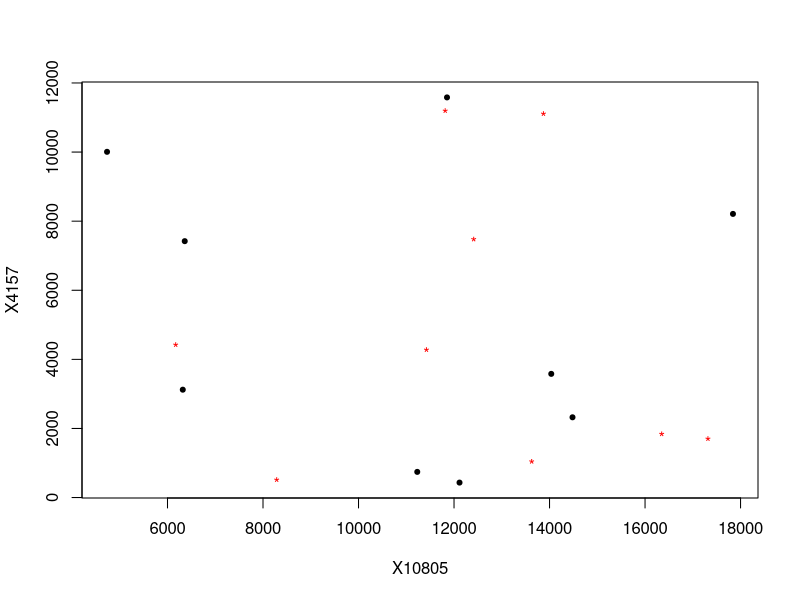
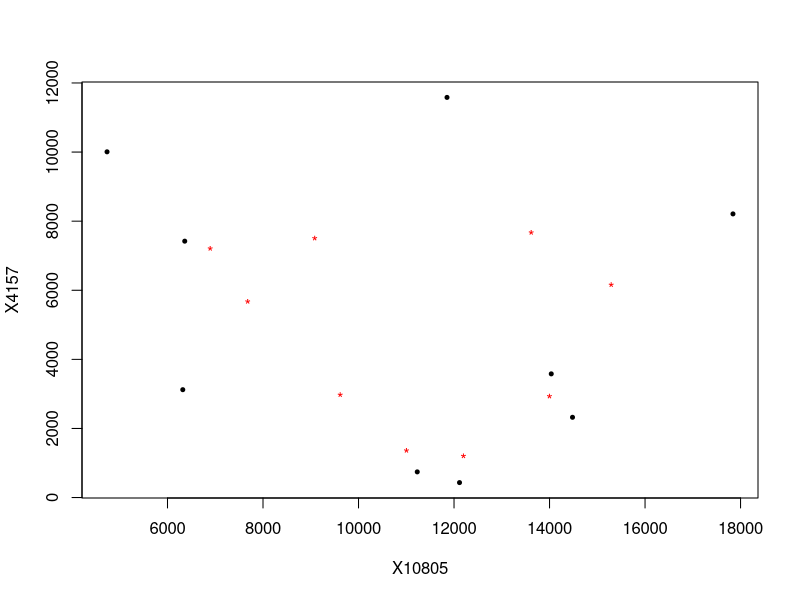
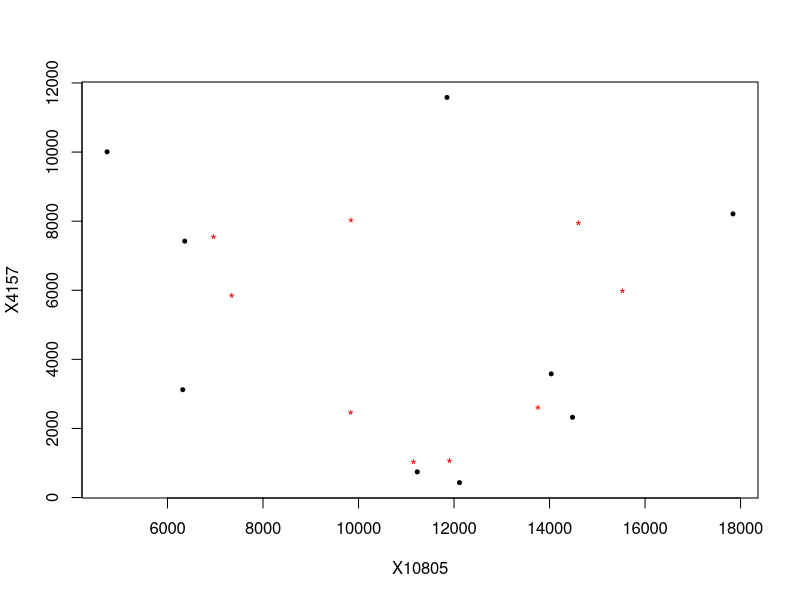
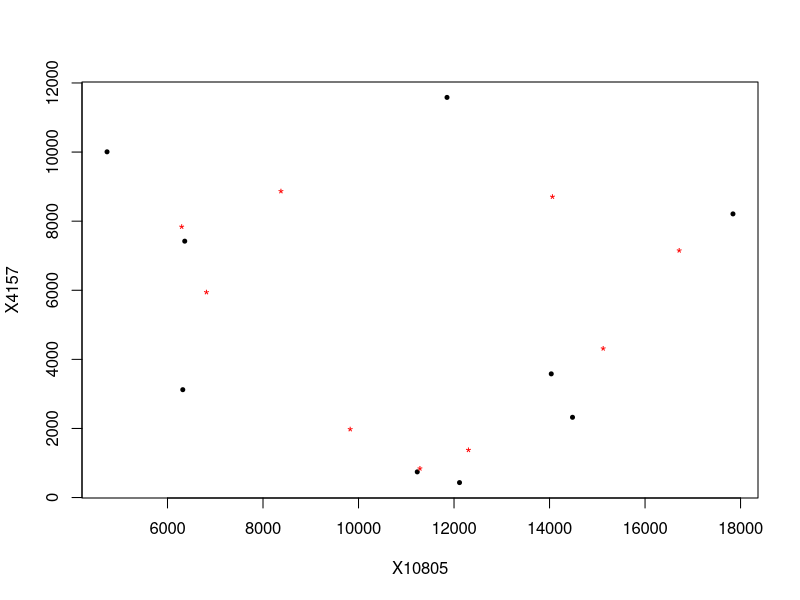
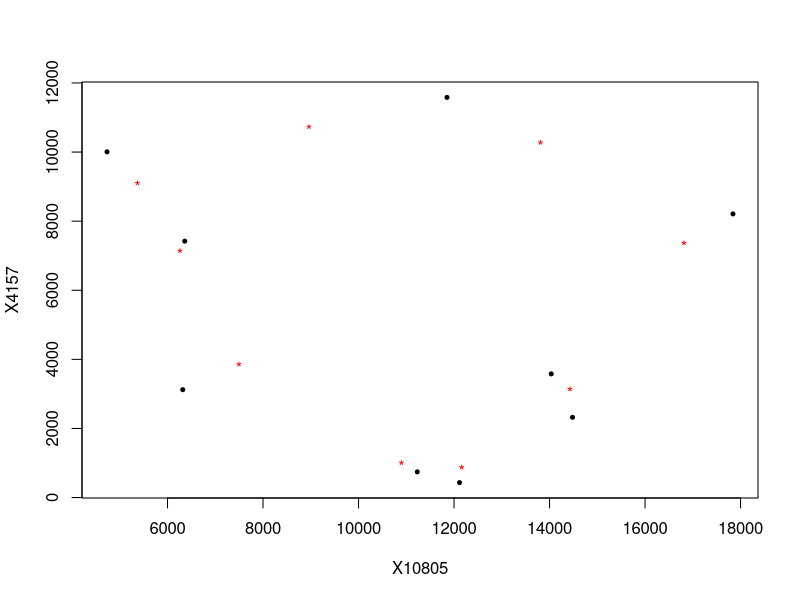
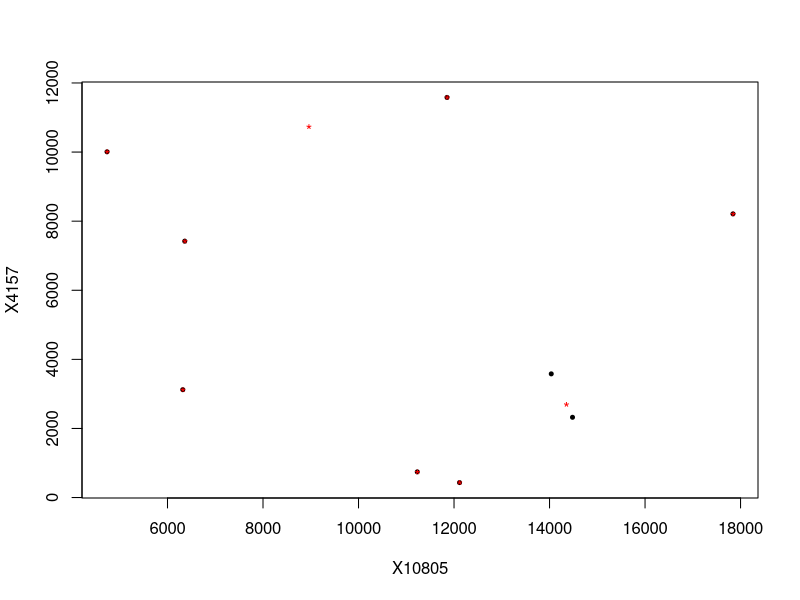
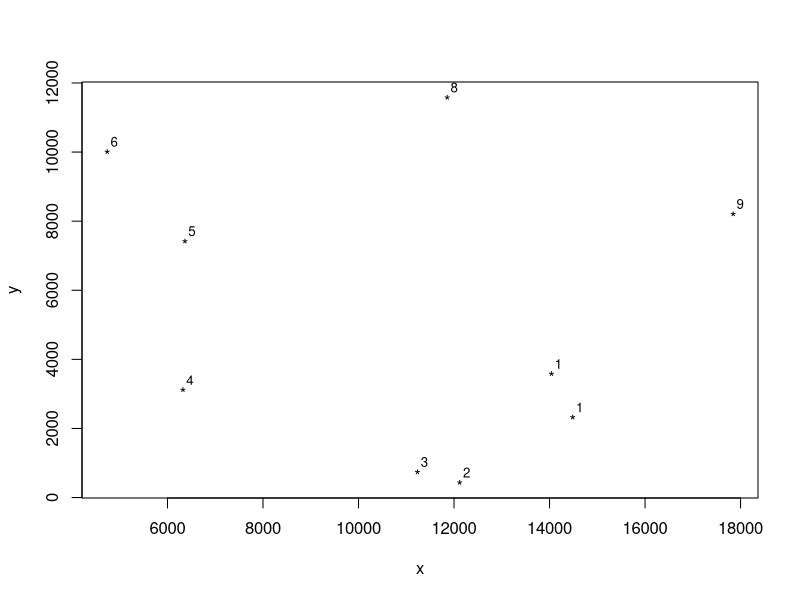

These figures' R source, in order:
#!/usr/bin/env Rscript
# (Class Assignment | Narendra Joshi)
# (Travelling Salesman Problem Using an SOFM)

library(calibrate)

# intial values of parameters
alpha <- 0.89
epochs <- 100
  
# load info about cities
# input csv file has three columns, the last of which
# are coordinates
cities <- read.csv("cities.csv", header=TRUE)
ncities <- length(cities[,1])

# initial neighbourhood order =
# all the neurons
norder <- floor(ncities/2)

# coordinates of the cities
X <- as.matrix(cities[,2:3])

# initial weights of the circular feature map
w <- cbind(runif(ncities, min(X[,1]), max(X[,1])),
           runif(ncities, min(X[,2]), max(X[,2])))

# function for finding norm of a vector
norm <- function(x) {
  return(sqrt(sum(x^2)))
}

# get the value of alpha for a given node
getAlpha <- function(i, iwnode) {
  if (norder) {
    d <- abs(i - iwnode)
    dist <- min(d, abs(ncities - d))
    return(alpha * exp(-(((dist)^2)/norder)))
  }
  else if (i == iwnode)
    return(alpha)
  else return(0)
}

# update weights; iwnode = winning node index
getNewWeights <- function(w, x, alpha, norder) {
 # get the winner node index
  xrep <- matrix(rep(x, ncities), nrow = ncities, byrow=T)
  diff <- (xrep - w)
  # winner node index
  iwnode <- which.min(apply(diff, 1, norm))
  
 # alpha-matrix for different nodes in neighbourhood
  for (i in 1:ncities) {
    if (i == 1) {
      malpha <- rep(getAlpha(i, iwnode), 2)
    }
    else {
      malpha <- rbind(malpha, rep(getAlpha(i, iwnode), 2))
    }
  }
  w <- w + (malpha * diff)
  return(w)
}

plot(X, pch=20)
points(w, pch="*", col="red")
# training period
while (norder >= 0) {
  for (t in 1:epochs) {
      for (i in 1:ncities) {
        cat ("Epoch #", t," presenting city #", i, "\n")
        w <- getNewWeights(w, X[i,], alpha, norder)
      }
    }
  norder <- (norder - 1)
  alpha <- (alpha - alpha/10)
                                        # plot weights and points
  plot(X, pch=20, cex=0.8)
  points(w, col="red", pch="*")
}
cityOrder <- rep(0,ncities)

# reading results and plotting the results
plot(X, xlab="x", ylab="y", pch='*')
for (i in 1:ncities) {
  xrep <- matrix(rep(X[i,], ncities), nrow = ncities, byrow = T)
  diff <- (xrep - w)
  # winner node index
  cityOrder[i] <- which.min(apply(diff, 1, norm))
}

# lets label cities in order
textxy(X[,1], X[,2], cityOrder, offset = 1, cex=0.8)
dev.copy(jpeg, "city-plot.jpg")
dev.off()
